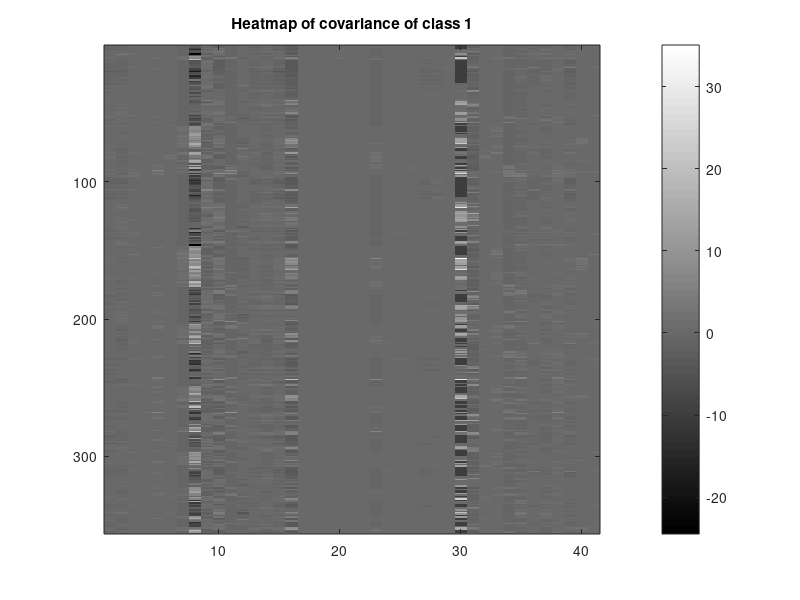
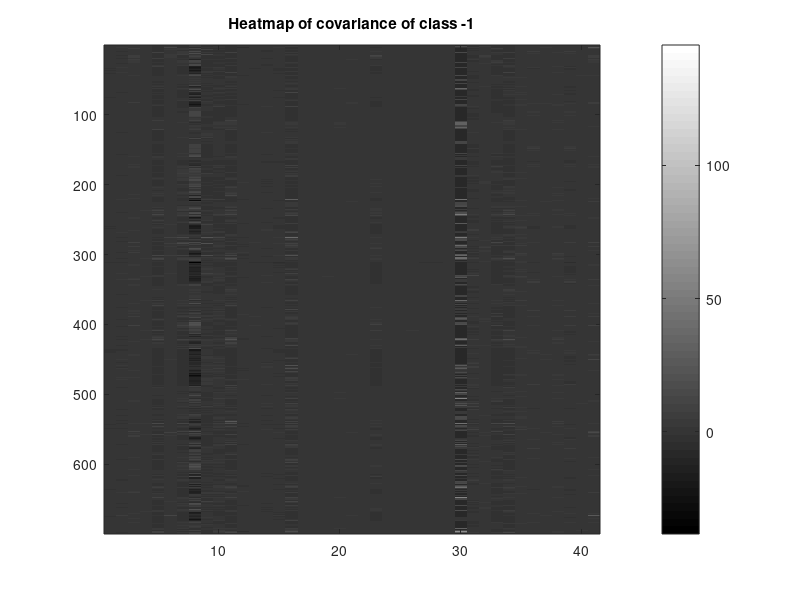
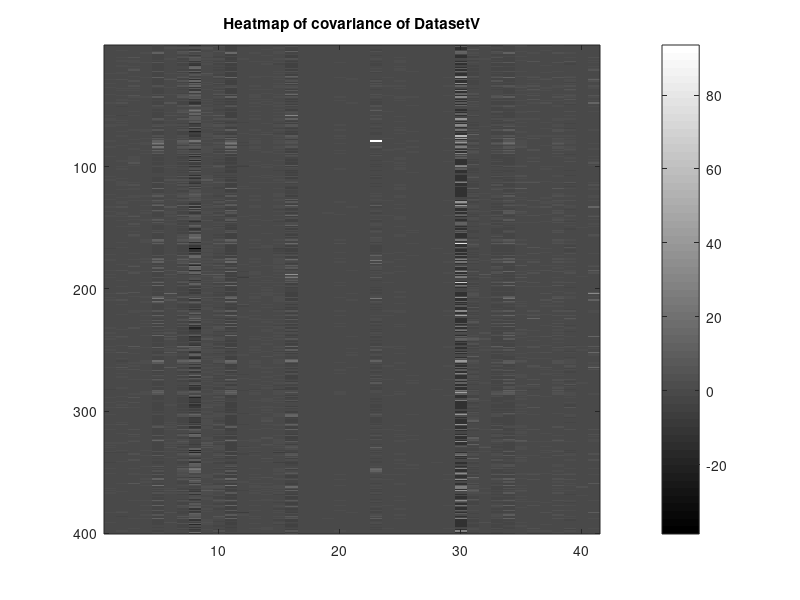

The MATLAB script that drew these images, in order: (Note: this script raises an error after producing the figures.)
%% Introduction to Data Mathematics Classification Project
% Company Name: SWD Inc.
% Nominal CEO: Takuya(Not in project group)
% Employee: Shuang Guan, Shutong Luo, Zhengneng Chen, Ziao Yan

% First, let's clean any open figures.
clc;
clear;
close all;

% Now read raw data.
a_raw = csvread('DatasetA.csv');
a = a_raw(:,2:(end - 1));
label = a_raw(:, (end));

%% 1. The size of data set "DatasetA.csv"
% Number of attributes
attributes = size(a, 2);

% Number of points in each class
points = size(a, 1);

%% 2. The mean and covariance of each class in 'DatasetA.csv'
% Hint: the Matlab imagesc command can be a good way to display covariances as images
format long;

ap = a(label == 1, :);
ap_mean = mean(ap);
ap_size = size(ap, 1);
ap_cov = ap - ones(ap_size,1) * ap_mean;

% Create a grayscale heatmap of class 1's covariances
figure
imagesc(ap_cov)
hold on
title('Heatmap of covariance of class 1');
colormap(gray)
colorbar
hold off

am = a(label == -1, :);
am_mean = mean(am);
am_size = size(am, 1);
am_cov = am - ones(am_size,1) * am_mean;

% Create a grayscale heatmap of class -1's covariances
figure
imagesc(am_cov)
hold on
title('Heatmap of covariance of class -1');
colormap(gray)
colorbar
hold off

%% 3. The mean and covariance of all of 'DatasetV.csv'
v_raw = csvread('DatasetV.csv');
v = v_raw(:, 2:(end));
format long;

v_mean = mean(v);
v_size = size(v, 1);
v_cov = v - ones(v_size,1) * v_mean;

% Create a grayscale heatmap of class -1's covariances
figure
imagesc(v_cov)
hold on
title('Heatmap of covariance of DatasetV');
colormap(gray)
colorbar
hold off

%% 4. Create train and test set
% Classp_train  := Class 1 training data
% Classm_train  := Class -1 training data
% Classp_test   := Class 1 testing data
% Classm_test   := Class -1 testing  data

% Set random number to an initial seed
seed = RandStream('mt19937ar', 'Seed', 550);

% Generate a permutation of the data
permutation = randperm(seed, points);
a = a(permutation,:);
label = label(permutation);

% 90% of DatasetA is used for training and 10% for testing
train_percent = 0.9;
train_size = ceil(points * train_percent);

% Grab training and testing data
a_train = a(1:train_size, :);
a_test = a(train_size + 1:end, :);

label_train = label(1:train_size, :);
label_test = label(train_size + 1:end, :);

% Break them up into Class 1 and Class -1
ap_train = a_train(label_train == 1, :);
am_train = a_train(label_train == -1, :);

ap_test = a_test(label_test == 1, :);
am_test = a_test(label_test == -1, :);

%% 5. Normal and threshold of Mean mathod
format long;

% Calculate w as difference of the class means
ap_train_mean = mean(ap_train);
am_train_mean = mean(am_train);
w_mean = (ap_train_mean - am_train_mean)';
w_mean = w_mean / norm(w_mean);

% Calculate threshold t
t_mean = (ap_train_mean + am_train_mean) / 2 * w_mean;

%% 6. Normal and threshold of Fisher LDA
format long;

ap_train_cov = ap_train - ones(size(ap_train,1), 1) * ap_mean;
am_train_cov = am_train - ones(size(am_train,1), 1) * am_mean;
w_fisher = ap_train_cov' * ap_train_cov + am_train_cov' * am_train_cov;
w_fisher = w_fisher \ (ap_mean - am_mean)';

% Normal of fisher LDA
w_fisher = w_fisher / norm(w_fisher);

% Threshold of Fisher LDA
t_fisher = (ap_mean + am_mean) ./ 2 * w_fisher;

%% 7. Error analysis for data of "DatasetA.csv"
% Training error of mean method
MeanPosErrorTrain = sum(ap_train * w_mean <= t_mean);
MeanNegErrorTrain = sum(am_train * w_mean >= t_mean);
MeanTrainError = (MeanPosErrorTrain + MeanNegErrorTrain) / (size(ap_train, 1) + size(am_train, 1));
HistClass(ap_train, am_train, w_mean, t_mean, 'Mean Method Training Results', MeanTrainError);

% Training error of Fisher LDA method
FisherPosErrorTrain = sum(ap_train * w_fisher <= t_fisher);
FisherNegErrorTrain = sum(am_train * w_fisher >= t_fisher);
FisherTrainError = (FisherPosErrorTrain + FisherNegErrorTrain) / (size(ap_train, 1) + size(am_train, 1));
HistClass(ap_train, am_train, w_fisher, t_fisher, 'Fisher LDA Method Training Results', FisherTrainError);

% Testing error of mean method
MeanPosErrorTest = sum(ap_test * w_mean <= t_mean);
MeanNegErrorTest = sum(am_test * w_mean >= t_mean);
MeanTestError = (MeanPosErrorTest + MeanNegErrorTest) / (size(ap_test, 1) + size(am_test, 1));
HistClass(ap_test, am_test, w_mean, t_mean, 'Mean Method Testing Results', MeanTestError);

% Testing error of Fisher LDA method
FisherPosErrorTest = sum(ap_test * w_fisher <= t_fisher);
FisherNegErrorTest = sum(am_test * w_fisher >= t_fisher);
FisherTestError = (FisherPosErrorTest + FisherNegErrorTest) / (size(ap_test, 1) + size(am_test, 1));
HistClass(ap_test, am_test, w_fisher, t_fisher, 'Fisher LDA Method Testing Results', FisherTestError);

%% 8. The predictive model(Fisher LDA)
% Because using Mean method has an error of 33.37% on training data
% and 41.90% on testing data and using Fisher LDA method has an error of
% 13.79% on training data and 16.19% on test data.
% We use Fisher LDA method as our predictive model
normal_pred = w_fisher;
threshold_pred = t_fisher;

%% 9. Estimate our model's performance
% As we tested a set of data in 'DatasetA.csv' by using Mean method and
% Fisher LDA method, we have a conclusion that Mean method have an error in
% range of 30-40% varing due to data set's size. Meanwhile, Fisher LDA
% method give us an error level of 10-20% varing due to data set's size.

% Let's have a look about the test data's size in 'DatasetA.csv' and the to-be-test
% data's size in 'DatasetV.csv'
a_test_size = size(a_test, 1);
v_size = size(v, 1);

% As we tested before, training set has a size of 1055 - 105 = 950 and has an error of
% 13.79%. Data in 'DatasetV.csv's size is 400 which is less than 950 but
% greater than 105. It's reasonable to estimate that the error of using
% Fisher LDA method to test 'DatasetV.csv' is around 15% which between
% 13.79% and 16.19%

%% 10. Test data in "DatasetV.csv" using our model
% Number of points of class 1
close all
svmstruct = svmtrain(a_train, label_train);
group = svmclassify(svmstruct, a_test);
% Number of points of class -1
aptest_num = sum(group == 1)
amtest_num = sum(group == -1)
error = sum(group ~= label_test) / 105 